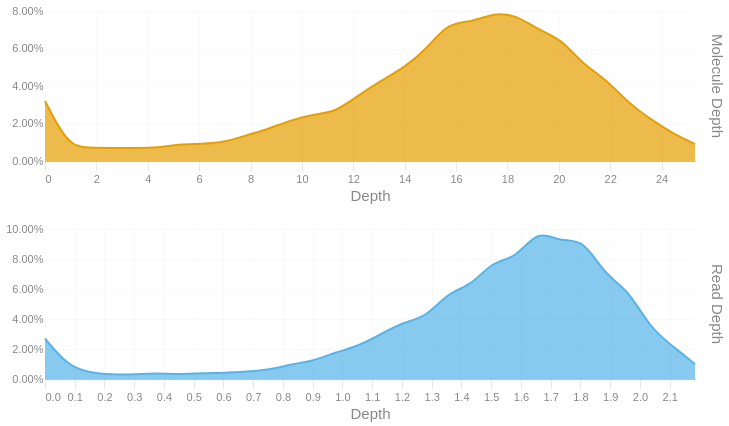

The notebook cell this image was saved under:
### Code cell
readdep = depth_hist(tb['Read Depth'], q99, 3)
readdep = readdep.with_columns(pl.lit('Read Depth').alias('Metric'))
if not SKIPLR:
    moldep = depth_hist(tb['Molecule Depth'], mol_q99, 1)
    moldep = moldep.with_columns(pl.lit('Molecule Depth').alias('Metric'))
    _hist = pl.concat([readdep, moldep])
    _hist = _hist.filter(pl.col('Proportion') != 0)
    with SafeRender(_hist):
        (
            alt.Chart(_hist)        
            .mark_area(interpolate = "basis")
            .encode(
                x=alt.X('Bin:Q').scale(domainMin=0).axis(alt.Axis(title='Depth')),
                y = alt.Y('Proportion:Q', title = None).axis(format = '.2%'),
                color = alt.Color('Metric:N').legend(None),
                row = alt.Row("Metric:N").header(title = None, labelOrient = 'right'),
                tooltip = [
                    alt.Tooltip("Metric:N", title = "Metric"),
                    alt.Tooltip('Interval:N', title = "Depth Interval"),
                    alt.Tooltip('Proportion:Q', title = "% Alignments").format('.2%')
                ]
            )
            .resolve_scale(x='independent', y='independent')
            .properties(
                height = 150, width = 650,
                usermeta={'embedOptions': {'downloadFileName': f'{samplename}.depth.hist'}}
            )
        ).display()
else:
    readdep = readdep.filter(pl.col('Proportion') != 0)
    with SafeRender(readdep):
        (
            alt.Chart(readdep)        
            .mark_area(interpolate = "basis")
            .encode(
                x=alt.X('Bin:Q').scale(domainMin=0).axis(alt.Axis(title='Depth')),
                y = alt.Y('Proportion:Q', title = None).axis(format = '.2%'),
                tooltip = [
                    alt.Tooltip('Interval:N', title = "Depth Interval"),
                    alt.Tooltip('Proportion:Q', title = "% Alignments").format('.2%')
                ]
            )
            .properties(
                usermeta={'embedOptions': {'downloadFileName': f'{samplename}.depth.hist'}}
            )
        ).display()

### Figure 1 — Vega-Lite specification as saved in the notebook (floating-point values rounded to 4 significant figures)
{"width": 650, "height": 150, "config": {"title": {"anchor": "start", "dy": -15, "fontSize": 18, "color": "#888888", "subtitleColor": "#888888", "subtitleFontSize": 14}, "arc": {"fill": "#0072B2"}, "axis": {"domainColor": "#888888", "domainWidth": 0.5, "gridWidth": 0.2, "grid": false, "titleFontWeight": 400, "titleFontSize": 15, "labelFontSize": 11, "labelColor": "#888888", "tickColor": "#888888", "tickWidth": 0.2, "titleColor": "#888888"}, "axisBand": {"grid": false}, "axisX": {"grid": true, "tickSize": 10, "domainCap": "round"}, "axisY": {"domain": false, "grid": true, "tickSize": 0, "domainCap": "round"}, "background": "transparent", "header": {"labelFontSize": 15, "labelColor": "#888888", "titleFontSize": 15, "titleFontWeight": 600, "titleColor": "#888888"}, "legend": {"labelFont": "sans-serif", "labelFontSize": 12, "labelColor": "#888888", "symbolSize": 100, "symbolType": "circle", "titleFontSize": 12, "titlePadding": 10, "titleColor": "#888888", "title": null}, "range": {"category": ["#E69F00", "#56B4E9", "#009E73", "#F0E442", "#0072B2", "#D55E00", "#CC79A7", "#000000"], "diverging": ["#cfe8f3", "#a2d4ec", "#73bfe2", "#46abdb", "#1696d2", "#12719e"]}, "area": {"fill": "#0072B2", "fillOpacity": 0.7, "line": true, "strokeOpacity": 0.7}, "line": {"color": "#0072B2", "stroke": "#0072B2", "strokeWidth": 2}, "trail": {"color": "#0072B2", "stroke": "#0072B2", "strokeWidth": 0, "size": 1}, "point": {"filled": true, "fillOpacity": 1.0, "size": 95}, "text": {"color": "#888888", "fontSize": 11, "align": "right", "fontWeight": 400, "size": 11}, "bar": {"fill": "#0072B2", "stroke": null}, "view": {"stroke": null, "continuousWidth": 660, "continuousHeight": 400}}, "data": {"name": "data-e800eaac2304af43144f6fa575d5ebe1"}, "mark": {"type": "area", "interpolate": "basis"}, "encoding": {"color": {"field": "Metric", "legend": null, "type": "nominal"}, "row": {"field": "Metric", "header": {"title": null, "labelOrient": "right"}, "type": "nominal"}, "tooltip": [{"field": "Metric", "title": "Metric", "type": "nominal"}, {"field": "Interval", "title": "Depth Interval", "type": "nominal"}, {"field": "Proportion", "format": ".2%", "title": "% Alignments", "type": "quantitative"}], "x": {"axis": {"title": "Depth"}, "field": "Bin", "scale": {"domainMin": 0}, "type": "quantitative"}, "y": {"axis": {"format": ".2%"}, "field": "Proportion", "title": null, "type": "quantitative"}}, "resolve": {"scale": {"x": "independent", "y": "independent"}}, "usermeta": {"embedOptions": {"downloadFileName": "S5_Kennetcook_3536.depth.hist"}}, "$schema": "https://vega.github.io/schema/vega-lite/v6.1.0.json", "datasets": {"data-e800eaac2304af43144f6fa575d5ebe1": [{"Bin": 0.0, "Interval": "0.0-0.075", "Proportion": 0.027, "Metric": "Read Depth"}, {"Bin": 0.075, "Interval": "0.075-0.151", "Proportion": 0.009, "Metric": "Read Depth"}, {"Bin": 0.151, "Interval": "0.151-0.226", "Proportion": 0.004, "Metric": "Read Depth"}, {"Bin": 0.226, "Interval": "0.226-0.301", "Proportion": 0.003, "Metric": "Read Depth"}, {"Bin": 0.301, "Interval": "0.301-0.377", "Proportion": 0.003, "Metric": "Read Depth"}, {"Bin": 0.377, "Interval": "0.377-0.452", "Proportion": 0.004, "Metric": "Read Depth"}, {"Bin": 0.452, "Interval": "0.452-0.527", "Proportion": 0.003, "Metric": "Read Depth"}, {"Bin": 0.527, "Interval": "0.527-0.603", "Proportion": 0.004, "Metric": "Read Depth"}, {"Bin": 0.603, "Interval": "0.603-0.678", "Proportion": 0.004, "Metric": "Read Depth"}, {"Bin": 0.678, "Interval": "0.678-0.753", "Proportion": 0.005, "Metric": "Read Depth"}, {"Bin": 0.753, "Interval": "0.753-0.829", "Proportion": 0.006, "Metric": "Read Depth"}, {"Bin": 0.829, "Interval": "0.829-0.904", "Proportion": 0.01, "Metric": "Read Depth"}, {"Bin": 0.904, "Interval": "0.904-0.979", "Proportion": 0.012, "Metric": "Read Depth"}, {"Bin": 0.979, "Interval": "0.979-1.055", "Proportion": 0.018, "Metric": "Read Depth"}, {"Bin": 1.055, "Interval": "1.055-1.13", "Proportion": 0.022, "Metric": "Read Depth"}, {"Bin": 1.13, "Interval": "1.13-1.205", "Proportion": 0.03, "Metric": "Read Depth"}, {"Bin": 1.205, "Interval": "1.205-1.281", "Proportion": 0.038, "Metric": "Read Depth"}, {"Bin": 1.281, "Interval": "1.281-1.356", "Proportion": 0.041, "Metric": "Read Depth"}, {"Bin": 1.356, "Interval": "1.356-1.431", "Proportion": 0.058, "Metric": "Read Depth"}, {"Bin": 1.431, "Interval": "1.431-1.507", "Proportion": 0.062, "Metric": "Read Depth"}, {"Bin": 1.507, "Interval": "1.507-1.582", "Proportion": 0.079, "Metric": "Read Depth"}, {"Bin": 1.582, "Interval": "1.582-1.657", "Proportion": 0.08, "Metric": "Read Depth"}, {"Bin": 1.657, "Interval": "1.657-1.733", "Proportion": 0.1, "Metric": "Read Depth"}, {"Bin": 1.733, "Interval": "1.733-1.808", "Proportion": 0.091, "Metric": "Read Depth"}, {"Bin": 1.808, "Interval": "1.808-1.883", "Proportion": 0.094, "Metric": "Read Depth"}, {"Bin": 1.883, "Interval": "1.883-1.959", "Proportion": 0.069, "Metric": "Read Depth"}, {"Bin": 1.959, "Interval": "1.959-2.034", "Proportion": 0.06, "Metric": "Read Depth"}, {"Bin": 2.034, "Interval": "2.034-2.109", "Proportion": 0.034, "Metric": "Read Depth"}, {"Bin": 2.109, "Interval": "2.109-2.185", "Proportion": 0.022, "Metric": "Read Depth"}, {"Bin": 2.185, "Interval": "2.185-2.26", "Proportion": 0.01, "Metric": "Read Depth"}, {"Bin": 0.0, "Interval": "0.0-0.9", "Proportion": 0.032, "Metric": "Molecule Depth"}, {"Bin": 0.9, "Interval": "0.9-1.7", "Proportion": 0.008, "Metric": "Molecule Depth"}, {"Bin": 1.7, "Interval": "1.7-2.6", "Proportion": 0.007, "Metric": "Molecule Depth"}, {"Bin": 2.6, "Interval": "2.6-3.5", "Proportion": 0.007, "Metric": "Molecule Depth"}, {"Bin": 3.5, "Interval": "3.5-4.4", "Proportion": 0.007, "Metric": "Molecule Depth"}, {"Bin": 4.4, "Interval": "4.4-5.2", "Proportion": 0.007, "Metric": "Molecule Depth"}, {"Bin": 5.2, "Interval": "5.2-6.1", "Proportion": 0.009, "Metric": "Molecule Depth"}, {"Bin": 6.1, "Interval": "6.1-7.0", "Proportion": 0.009, "Metric": "Molecule Depth"}, {"Bin": 7.0, "Interval": "7.0-7.9", "Proportion": 0.01, "Metric": "Molecule Depth"}, {"Bin": 7.9, "Interval": "7.9-8.7", "Proportion": 0.014, "Metric": "Molecule Depth"}, {"Bin": 8.7, "Interval": "8.7-9.6", "Proportion": 0.017, "Metric": "Molecule Depth"}, {"Bin": 9.6, "Interval": "9.6-10.5", "Proportion": 0.022, "Metric": "Molecule Depth"}, {"Bin": 10.5, "Interval": "10.5-11.3", "Proportion": 0.025, "Metric": "Molecule Depth"}, {"Bin": 11.3, "Interval": "11.3-12.2", "Proportion": 0.026, "Metric": "Molecule Depth"}, {"Bin": 12.2, "Interval": "12.2-13.1", "Proportion": 0.035, "Metric": "Molecule Depth"}, {"Bin": 13.1, "Interval": "13.1-14.0", "Proportion": 0.043, "Metric": "Molecule Depth"}, {"Bin": 14.0, "Interval": "14.0-14.8", "Proportion": 0.05, "Metric": "Molecule Depth"}, {"Bin": 14.8, "Interval": "14.8-15.7", "Proportion": 0.059, "Metric": "Molecule Depth"}, {"Bin": 15.7, "Interval": "15.7-16.6", "Proportion": 0.074, "Metric": "Molecule Depth"}, {"Bin": 16.6, "Interval": "16.6-17.5", "Proportion": 0.074, "Metric": "Molecule Depth"}, {"Bin": 17.5, "Interval": "17.5-18.3", "Proportion": 0.079, "Metric": "Molecule Depth"}, {"Bin": 18.3, "Interval": "18.3-19.2", "Proportion": 0.078, "Metric": "Molecule Depth"}, {"Bin": 19.2, "Interval": "19.2-20.1", "Proportion": 0.07, "Metric": "Molecule Depth"}, {"Bin": 20.1, "Interval": "20.1-20.9", "Proportion": 0.065, "Metric": "Molecule Depth"}, {"Bin": 20.9, "Interval": "20.9-21.8", "Proportion": 0.052, "Metric": "Molecule Depth"}, {"Bin": 21.8, "Interval": "21.8-22.7", "Proportion": 0.044, "Metric": "Molecule Depth"}, {"Bin": 22.7, "Interval": "22.7-23.6", "Proportion": 0.031, "Metric": "Molecule Depth"}, {"Bin": 23.6, "Interval": "23.6-24.4", "Proportion": 0.022, "Metric": "Molecule Depth"}, {"Bin": 24.4, "Interval": "24.4-25.3", "Proportion": 0.015, "Metric": "Molecule Depth"}, {"Bin": 25.3, "Interval": "25.3-26.18", "Proportion": 0.009, "Metric": "Molecule Depth"}]}}
